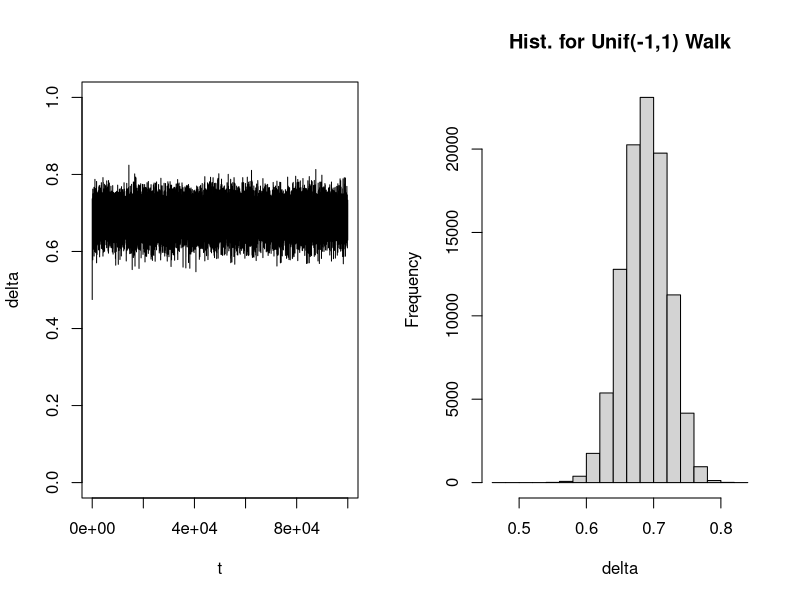

Recreate this plot in R.
## ---- chunk 1
knitr::opts_chunk$set(echo = TRUE)
## ---- chunk 2
set.seed(0)
n <- 200
func <- sample(1:2,prob=c(0.7,0.3),size=n,replace=TRUE)
mu <- c(7,10)
sd <- c(.5,.5)
x <- rnorm(n,mean=mu[func],sd=sd[func])

num.its = 100000
u=rep(0,num.its)
u[1]= runif(1,-1,1)
p=rep(0,num.its)
p[1]=exp(u[1])/(1+exp(u[1]))

log.like<-function(p,x) { 
  sum(log(p*dnorm(x,7,.5)+(1-p)*dnorm(x,10,.5)))
}

for (i in 1:(num.its-1)) {
	u[i+1]=u[i]+runif(1,-1,1)
	p[i+1]=exp(u[i+1])/(1+exp(u[i+1]))
	R=exp(log.like(p[i+1],x)-log.like(p[i],x))*exp(u[i+1])/(1+exp(u[i+1]))^2/exp(u[i])*(1+exp(u[i]))^2
	
	if (R<1){
		 if(rbinom(1,1,R)==0)	{p[i+1]=p[i]; u[i+1]=u[i]}
}}
    

burn.in=1:1000
delta <- mean(p[-burn.in])  
delta

par(mfrow=c(1,2))
plot(p,ylim=c(0,1),type="l",ylab="delta",xlab="t")
hist(p,breaks=20,xlab="delta",
      main="Hist. for Unif(-1,1) Walk")
